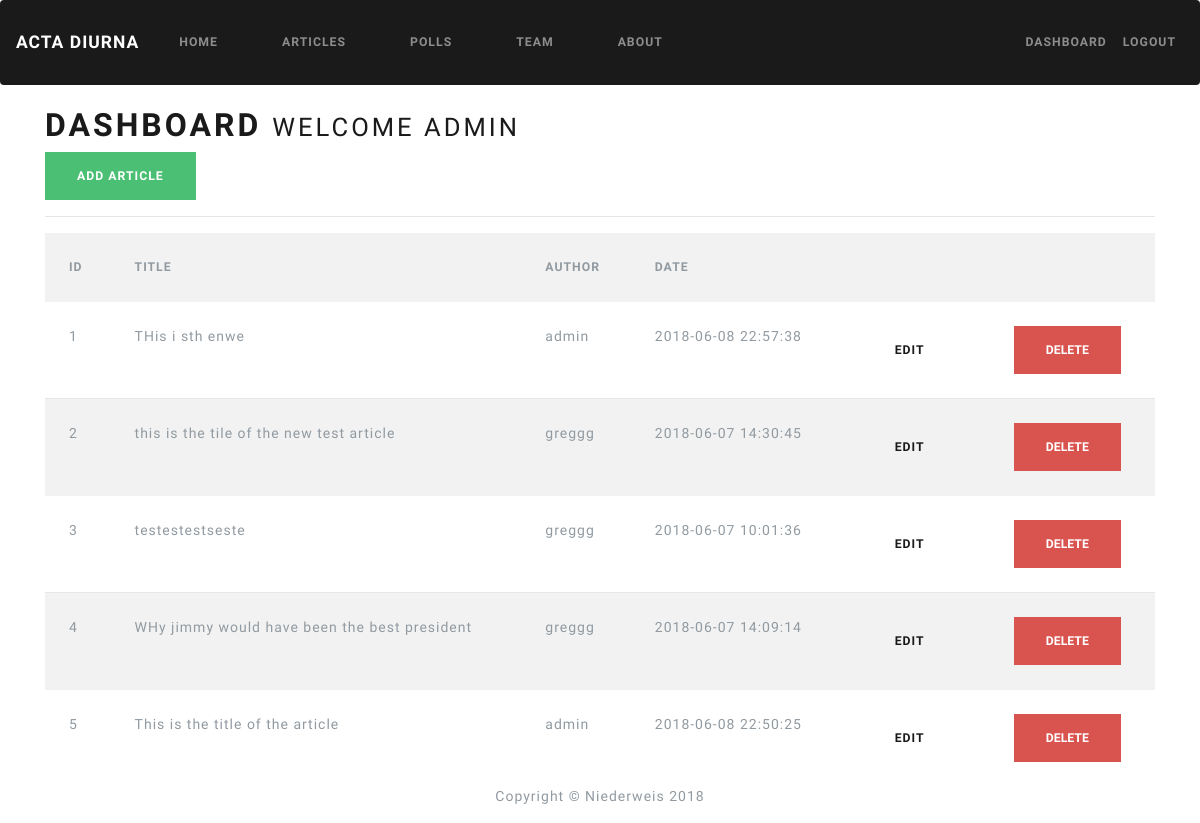
The page /dashboard (signed in) on the database as committed earlier.
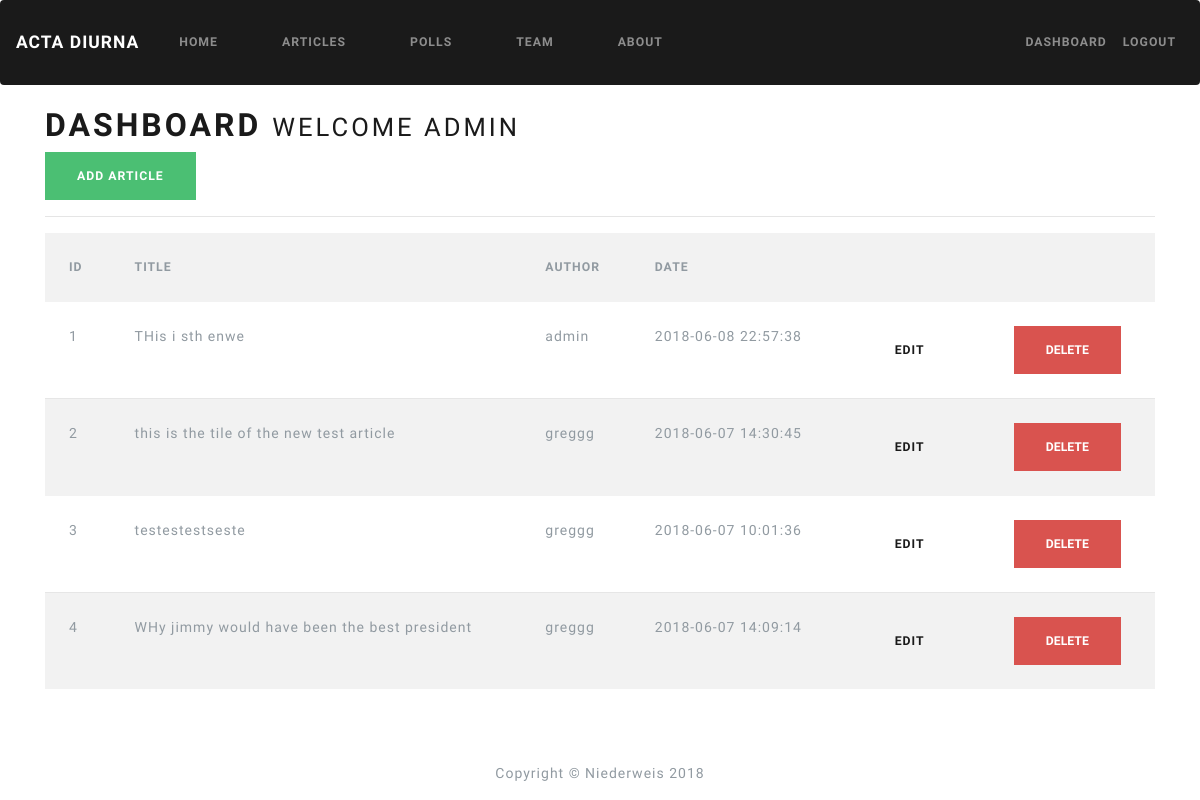
The same page on the database as committed later.
### app.py (models this page shows)
class Users(UserMixin, db.Model):
    id = db.Column(db.Integer, primary_key=True)
    first_name = db.Column(db.String(25))
    last_name = db.Column(db.String(40))
    email = db.Column(db.String(100))
    username = db.Column(db.String(30))
    password = db.Column(db.String(100))

class Articles(db.Model):
    id = db.Column(db.Integer, primary_key=True)
    title = db.Column(db.String(255))
    author = db.Column(db.String(100))
    body = db.Column(db.String)
    create_date = db.Column(db.String, server_default=db.FetchedValue())

### app.py (the view)
@app.route('/dashboard')
@login_required
def dashboard():
    active = 'dashboard'
    listOfArticles = Articles.query.all()
    return render_template('dashboard.html', articles=listOfArticles)

### app.py (called while the page is built)
@login_manager.user_loader
def load_user(user_id):
    return Users.query.get(int(user_id))

### templates/dashboard.html (shortened to what this page needs)
{% extends 'base.html' %}
{% block content %}
  <h1>Dashboard <small> Welcome {{current_user.username}}</small></h1>
  <a class="btn btn-success" href="/add_article">Add Article</a>
  <hr>
  <table class="table table-striped">
    <tr>
      <th>ID</th>
      <th>Title</th>
      <th>Author</th>
      <th>Date</th>
      <th></th>
      <th></th>
    </tr>
    {% for article in articles %}
      <tr>
        <td>{{article.id}}</td>
        <td>{{article.title}}</td>
        <td>{{article.author}}</td>
        <td>{{article.create_date}}</td>
        <td><a href="edit_article/{{article.id}}" class="btn btn-default pull-right">Edit</a></td>
        <td>
          <form action="{{url_for('delete_article', id=article.id)}}" method="post">
            <input type="submit" value="Delete" class="btn btn-danger">
          </form>
        </td>
      </tr>
    {% endfor %}
  </table>
{% endblock %}

### templates/base.html (shortened to what this page needs)
<!DOCTYPE html>
<html>
<head>
  <link rel="stylesheet" href="{{url_for('static', filename='bootstrapMin.css')}}">
  <link rel="stylesheet" href="{{url_for('static', filename='bootstrap.css')}}">
</head>
<body>
  <nav class="navbar navbar-expand-lg navbar-dark bg-primary">
    <a class="navbar-brand" href="/index">Acta Diurna</a>
    <div class="collapse navbar-collapse" id="navbarColor01">
      <ul class="navbar-nav mr-auto">
        <li class="nav-item">
          <a class="nav-link" href="/index">Home</a>
        </li>
        <li class="nav-item">
          <a class="nav-link" href="/articles">Articles</a>
        </li>
        <li class="nav-item">
          <a class="nav-link" href="/polls">Polls</a>
        </li>
        <li class="nav-item">
          <a class="nav-link" href="/team">Team</a>
        </li>
        <li class="nav-item">
          <a class="nav-link" href="/about">About</a>
        </li>
      </ul>
    </div>
    <div class="navbar-collapse collapse w-100 order-3 dual-collapse2">
      {% if current_user.is_authenticated %}
      <ul class="navbar-nav ml-auto">
        <li class="nav navbar-nav navbar-right">
          <a class="nav-link" href="/dashboard">Dashboard</a>
        </li>
        <li class="nav navbar-nav navbar-right">
          <a class="nav-link" href="/logout">Logout</a>
        </li>
      </ul>
      {% endif %}
    </div>
  </nav>
  <br>
  <div class="container">
    {% include 'includes/_messages.html' %} {% block content %}{% endblock %}
  </div>
  <br>
  <footer>
    <div id="footer">
      Copyright &copy; Niederweis 2018
    </div>
  </footer>
</body>
</html>

Rows that differ between the two databases and show on the page:
removed Articles: id "5", title "This is the title of the article", author "admin", create_date "2018-06-08 22:50:25"
